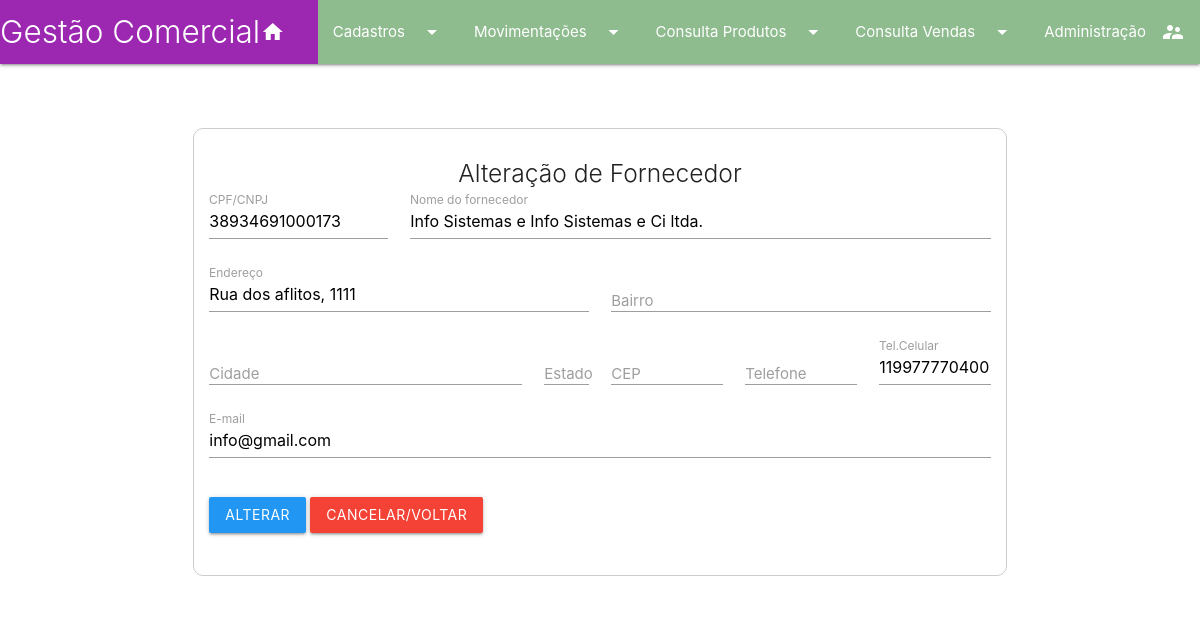
The page /editarFor.php?id=4 on the database its author committed.
### tables this page shows
CREATE TABLE `tb_fornecedores` (
  `id` int(11) NOT NULL,
  `cpf_cnpj` varchar(16) NOT NULL,
  `nome` varchar(100) NOT NULL,
  `endereco` varchar(100) DEFAULT NULL,
  `bairro` varchar(50) DEFAULT NULL,
  `cidade` varchar(50) DEFAULT NULL,
  `estado` varchar(2) DEFAULT NULL,
  `cep` varchar(9) DEFAULT NULL,
  `email` varchar(100) NOT NULL,
  `telefone` varchar(15) DEFAULT NULL,
  `celular` varchar(15) DEFAULT NULL,
  `operador` int(11) DEFAULT NULL,
  `datatual` date DEFAULT NULL
);

### public/editarFor.php (the view, shortened to what this page needs)
<?php
include_once '../includes/header.inc.php';
include_once '../includes/menu.inc.php';
?>
<?php
include_once('../banco_de_dados/conexao.php');
$id = filter_input(INPUT_GET, 'id', FILTER_SANITIZE_NUMBER_INT);
$querySelect = $link->query("select id,cpf_cnpj,nome,endereco,bairro,cidade,estado,cep,email,telefone,celular from tb_fornecedores where id='$id'");
while ($registros = $querySelect->fetch_assoc()):
    $cpf_cnpj = $registros['cpf_cnpj'];
    $nome = $registros['nome'];
    $endereco = $registros['endereco'];
    $bairro = $registros['bairro'];
    $cidade = $registros['cidade'];
    $estado = $registros['estado'];
    $cep = $registros['cep'];
    $email = $registros['email'];
    $telefone = $registros['telefone'];
    $celular = $registros['celular'];
endwhile;
?>
<div class="row container">
    <form action="../banco_de_dados/updateFor.php" id="formEditarForne" method="post" class="col s12">
        <fieldset class="formulario" style="padding: 15px">
            <h5 class="light center">Alteração de Fornecedor</h5>
            <div class="row">
                <div class="input-field col s3">
                    <input type="text" name="cpf_cnpj" id="cpf_cnpj" value="<?php echo $cpf_cnpj ?>" maxlength="20"
                        required="" autofocus>
                    <label for="cpf_cnpj">CPF/CNPJ</label>
                </div>
                <div class="input-field col s9">
                    <input type="text" name="nome" id="nome" value="<?php echo $nome ?>" maxlength="60" required
                        autofocus>
                    <label for="nome">Nome do fornecedor</label>
                </div>
            </div>
            <div class="row">
                <div class="input-field col s6">
                    <input type="text" name="endereco" id="endereco" value="<?php echo $endereco ?>" maxlength="100">
                    <label for="endereco">Endereço</label>
                </div>
                <div class="input-field col s6">
                    <input type="text" name="bairro" id="bairro" value="<?php echo $bairro ?>" maxlength="60">
                    <label for="bairro">Bairro</label>
                </div>
            </div>
            <div class="row">
                <div class="input-field col s5">
                    <input type="text" name="cidade" id="cidade" value="<?php echo $cidade ?>" maxlength="60">
                    <label for="cidade">Cidade</label>
                </div>
                <div class="input-field col s1">
                    <input type="text" name="estado" id="estado" value="<?php echo $estado ?>" maxlength="2">
                    <label for="estado">Estado</label>
                </div>
                <div class="input-field col s2">
                    <input type="text" name="CEP" id="CEP" value="<?php echo $cep ?>" maxlength="9">
                    <label for="CEP">CEP</label>
                </div>
                <div class="input-field col s2">
                    <input type="text" name="telefone" id="telefone" value="<?php echo $telefone ?>" maxlength="20">
                    <label for="telefone">Telefone</label>
                </div>
                <div class="input-field col s2">
                    <input type="text" name="celular" id="celular" value="<?php echo $celular ?>" maxlength="20">
                    <label for="celular">Tel.Celular</label>
                </div>
            </div>
            <div class="row">
                <div class="input-field col s12">
                    <input type="text" name="email" id="email" value="<?php echo $email ?>" maxlength="100" required="">
                    <label for="email">E-mail</label>
                </div>
            </div>
            <div class="row">
                <div class="input-field col s12">
                    <input type="submit" value="Alterar" class="btn blue">
                    <a href="lista_fornece.php" class="btn red">Cancelar/Voltar</a>
                </div>
            </div>
        </fieldset>
    </form>
</div>
<?php include_once('../includes/footer.inc.php') ?>

### libs/infosis.css (style rules this page uses)
.input-field { margin-top: 0.5rem; margin-bottom: 0.5rem; }
.input-field input[type="text"], .input-field input[type="password"], .input-field input[type="email"], .input-field input[type="number"], .input-field textarea.materialize-textarea { margin-bottom: 4px; height: 2.2rem; }

### rows shown on the page
tb_fornecedores: cpf_cnpj "38934691000173", nome "Info Sistemas e Info Sistemas e Ci ltda.", endereco "Rua dos aflitos, 1111", celular "119977770400", email "info@gmail.com"
